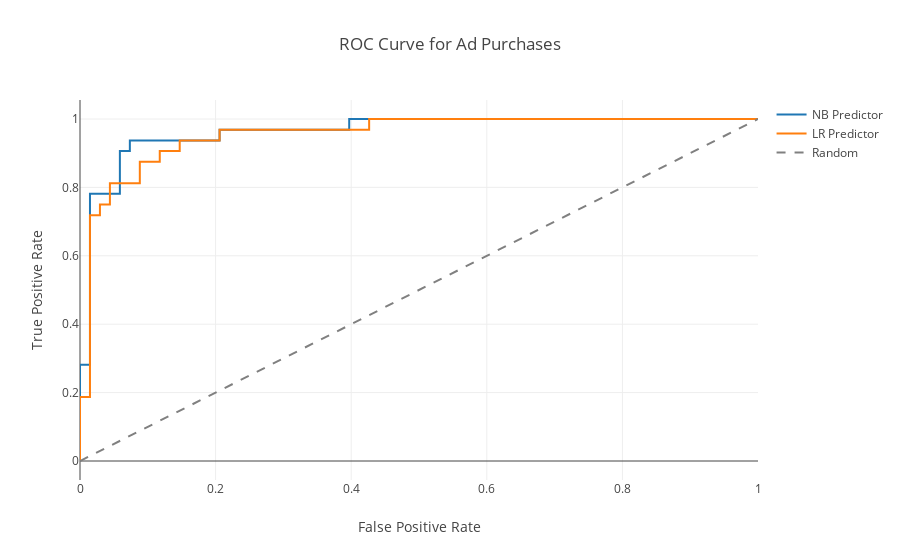

The code cell stored with this chart in its notebook:
### Markdown cell above
Visualize the performance

### Code cell
# Use sklearn to get us the tpr and fpr at different cutoffs
tpr_nb, fpr_nb, _ = metrics.roc_curve(results_df["True Values"], results_df["NB Probabilities"])
tpr_lr, fpr_lr, _ = metrics.roc_curve(results_df["True Values"], results_df["LR Probabilities"])

trace0 = go.Scatter(
    x = tpr_nb,
    y = fpr_nb,
    mode = 'lines',
    name = 'NB Predictor'
)

trace1 = go.Scatter(
    x = tpr_lr,
    y = fpr_lr,
    mode = 'lines',
    name = 'LR Predictor'
)

trace2 = go.Scatter(
    x = tpr_nb,
    y = tpr_nb,
    mode='lines',
    name='Random',
    line=dict(
        dash="dash",
        color="grey")
)

data = [trace0, trace1, trace2]

layout = dict(title = 'ROC Curve for Ad Purchases',
              xaxis = dict(title = 'False Positive Rate'),
              yaxis = dict(title = 'True Positive Rate'),
              )

fig = dict(data=data, layout=layout)
iplot(fig)

auc_nb = metrics.roc_auc_score(results_df["True Values"], results_df["NB Probabilities"])
auc_lr = metrics.roc_auc_score(results_df["True Values"], results_df["LR Probabilities"])
print("Area Under the ROC Curve (AUC) is %.3f for Naive Bayes, and %.3f for Logistic Regression" % (auc_nb, auc_lr))

### Figure 1 — Plotly figure (JSON) as saved in the notebook; plotly's stock layout.template omitted (floating-point values rounded to 4 significant figures)
{"data": [{"mode": "lines", "name": "NB Predictor", "type": "scatter", "uid": "286ab1b5-9d4a-453e-8db7-dbf4cb5f3942", "x": [0, 0, 0, 0.01471, 0.01471, 0.05882, 0.05882, 0.07353, 0.07353, 0.2059, 0.2059, 0.3971, 0.3971, 1], "y": [0, 0.03125, 0.2812, 0.2812, 0.7812, 0.7812, 0.9062, 0.9062, 0.9375, 0.9375, 0.9688, 0.9688, 1, 1]}, {"mode": "lines", "name": "LR Predictor", "type": "scatter", "uid": "57c8bce8-0acb-49df-81c0-5ae6a16fa94f", "x": [0, 0, 0, 0.01471, 0.01471, 0.02941, 0.02941, 0.04412, 0.04412, 0.08824, 0.08824, 0.1176, 0.1176, 0.1471, 0.1471, 0.2059, 0.2059, 0.4265, 0.4265, 1], "y": [0, 0.03125, 0.1875, 0.1875, 0.7188, 0.7188, 0.75, 0.75, 0.8125, 0.8125, 0.875, 0.875, 0.9062, 0.9062, 0.9375, 0.9375, 0.9688, 0.9688, 1, 1]}, {"line": {"color": "grey", "dash": "dash"}, "mode": "lines", "name": "Random", "type": "scatter", "uid": "485ef37b-8e1c-404e-a883-6d86b7eb891e", "x": [0, 0, 0, 0.01471, 0.01471, 0.05882, 0.05882, 0.07353, 0.07353, 0.2059, 0.2059, 0.3971, 0.3971, 1], "y": [0, 0, 0, 0.01471, 0.01471, 0.05882, 0.05882, 0.07353, 0.07353, 0.2059, 0.2059, 0.3971, 0.3971, 1]}], "layout": {"title": "ROC Curve for Ad Purchases", "xaxis": {"title": "False Positive Rate"}, "yaxis": {"title": "True Positive Rate"}}}
